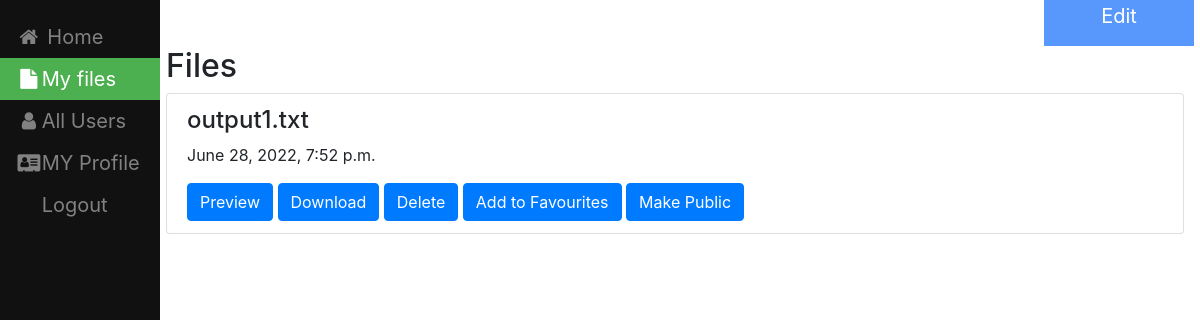
The page /My_Files (signed in) on the database its author committed.
### filesharing/models.py (models this page shows, shortened)
class File(models.Model):
    name = models.CharField(max_length=100,null=True,blank=True)
    file=models.FileField(upload_to=user_directory_path)
    created_on = models.DateTimeField(auto_now_add=True)
    user = models.ForeignKey(User,on_delete=models.CASCADE, default=None)
    folder=models.ForeignKey(Folder,null=True,on_delete=models.CASCADE,blank=True)
    isprivate = models.BooleanField(default=False)

### filesharing/views.py (the view)
# urls.py: path('My_Files',views.My_Files,name='My_Files'),
def My_Files(request):
    user = request.user
    all_files = File.objects.filter(user=user)
    all_folders = Folder.objects.filter(user=user)
    top_folder = all_folders.filter(linkedfolder__isnull=True)
    top_file = all_files.filter(folder__isnull=True)
    f = fav.objects.filter(user=request.user)
    files = f
    fi = set(())
    fold = set(())
    for i in range(len(files)):
        if files[i].sfile:
            fi.add(files[i].sfile.id)
        elif files[i].sfolder:
            fold.add(files[i].sfolder.id)
    favfiles = []
    notfavfiles = []
    favfolders = []
    notfavfolders = []
    for i in range(len(top_file)):
        if top_file[i].id in fi:
            favfiles.append(top_file[i])
        else:
            notfavfiles.append(top_file[i])
    for i in range(len(top_folder)):
        if top_folder[i].id in fold:
            favfolders.append(top_folder[i])
        else:
            notfavfolders.append(top_folder[i])
    context = {'all_files': favfiles, 'notfav':notfavfiles,'all_folders': favfolders,'notfavfolders':notfavfolders}
    return render(request, 'filesharing/MY_Files.html', context)

### templates/filesharing/MY_Files.html (shortened to what this page needs)
{% load static %}
<!DOCTYPE html>
<html lang="en" dir="ltr">
  <head>
    <link rel="stylesheet" type="text/css" href="{%  static 'css/styles.css' %}"/>
    <link rel="stylesheet" href="https://cdnjs.cloudflare.com/ajax/libs/font-awesome/4.7.0/css/font-awesome.min.css">
    <link rel="stylesheet" href="https://maxcdn.bootstrapcdn.com/bootstrap/4.0.0/css/bootstrap.min.css">
  </head>
<body>
<div class="sidebar">
  <a href="home1"><i class="fa fa-fw fa-home"></i> Home</a>
  <a class="active" href="My_Files"><i class="fa fa-fw fa-file"></i>My files</a>
  <a href="allusers"><i class="fa fa-fw fa-user"></i>All Users</a>
  <a href="createdprofile"><i class="fa fa-fw fa-address-card"></i>MY Profile</a>
  <a href="logout">Logout</a>
</div>
<div class="dropdown">
  <button class="dropbtn">Edit </button>
</div>
<div class="content">
  <div class="list-group">
    {%  if notfav or all_files  %}
  <h2> Files</h2>
  {% endif %}
 </div>
{% for file in notfav %}
        <div class="list-group">
             <div class="list-group-item">
                 <h4 class="list-group-item-text">{{ file.name}}</h4>
                  <p class="list-group-item-text">{{ file.created_on}}</p>
                <td> <a class="list-group-item-text" href="{{ file.file.url }}" target="_blank"><button type="button" class="btn btn-primary">Preview</button> </a> </td>
                 <a class="list-group-item-text" href="{{ file.file.url }}" target="_blank" download><button type="button" class="btn btn-primary">Download</button></a>
               <a class="list-group-item-text" href="{% url 'filesharing:delete' file.pk %}" ><button type="button" class="btn btn-primary">Delete</button></a>
                 <a class="list-group-item-text" href="{% url 'filesharing:starredfile' file.pk  %}" ><button type="button" class="btn btn-primary">Add to Favourites</button></a>
                 {% if file.isprivate %}
                    <a class="list-group-item-text" href="{% url 'filesharing:makepublic' file.pk %}" ><button type="button" class="btn btn-primary">Make Public</button></a>
                 {% else %}
                     <a class="list-group-item-text" href="{% url 'filesharing:makeprivate' file.pk %}" ><button type="button" class="btn btn-primary">Make Private</button></a>
                  {% endif %}
             </div>
        </div>
 {% endfor %}
</div>
</body>
</html>

### static/css/styles.css (style rules this page uses)
.sidebar { height: 100%; width: 160px; position: fixed; z-index: 1; top: 0; left: 0; background-color: #111; overflow-x: hidden; padding-top: 16px; }
.sidebar a { padding: 6px 8px 6px 16px; text-decoration: none; font-size: 20px; color: #818181; display: block; }
.sidebar a.active { background-color: #4CAF50; color: white; }
div.content { margin-left: 150px; padding: 1px 16px; height: 2000px; }

### templates/filesharing/MY_Files.html (style rules this page uses)
.dropbtn { margin-left: 87vw; background-color: #5897fb ; color: white; width: 150px; padding-bottom: 15px; font-size: 20px; text-align:center; border: none; }
.dropdown { position: relative; display: inline-block; }

### rows shown on the page
File: name "output1.txt", created_on "June 28, 2022, 7:52 p.m.", isprivate "Make Public"
